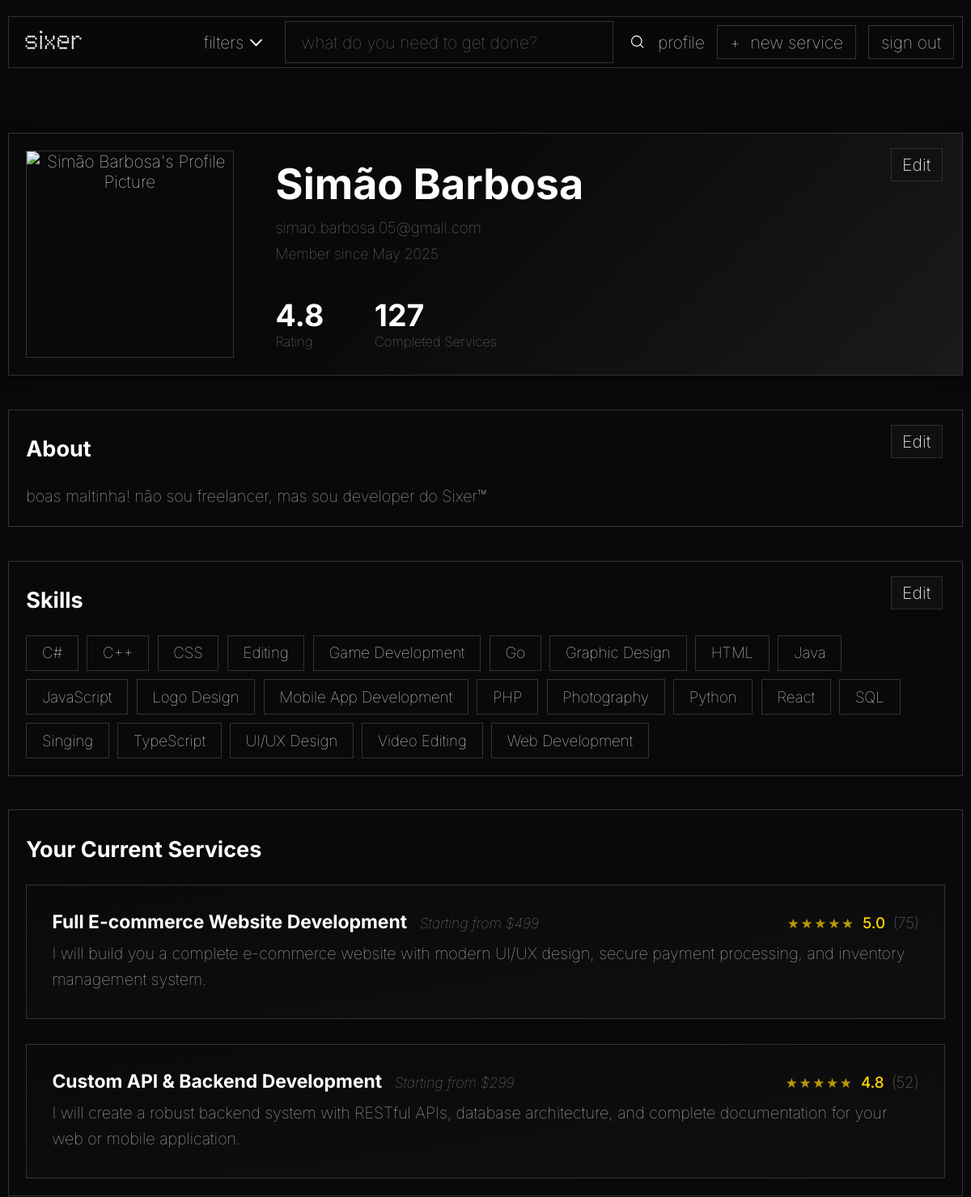
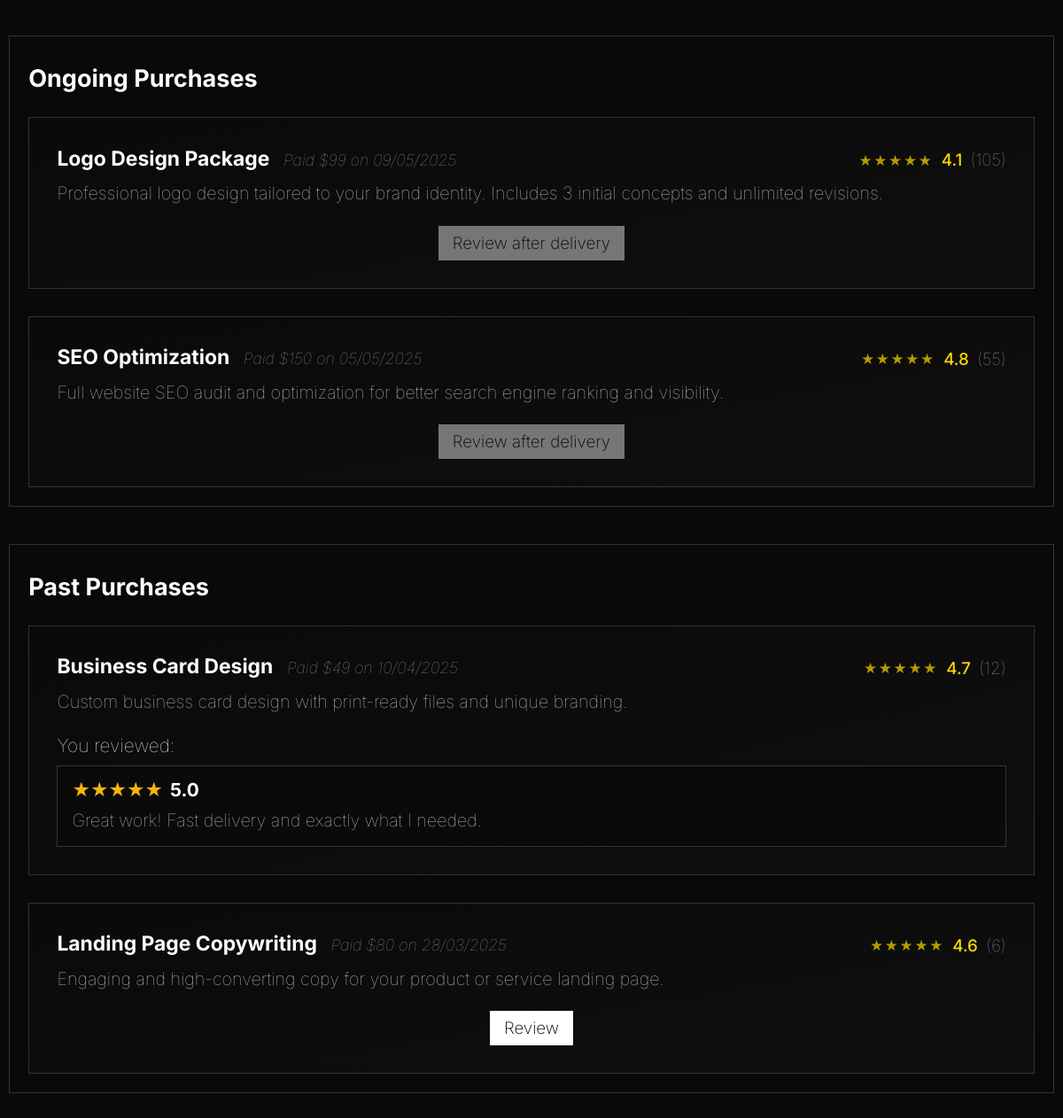
/pages/profile.php (signed in), run on the app's committed database (2 pictures, top to bottom).
### tables this page shows
CREATE TABLE user_registry
(
    user_id INTEGER PRIMARY KEY AUTOINCREMENT,
    password_hash TEXT NOT NULL,
    access_level TEXT DEFAULT "client" NOT NULL,

    user_picture BLOB DEFAULT NULL,

    full_name TEXT,
    email TEXT UNIQUE NOT NULL,
    join_date DATETIME NOT NULL,

    aboutme TEXT DEFAULT NULL
);

### utils/session.php (called while the page is built, shortened)
<?php
class Session {
    private static ?Session $instance = null;
    public static function getInstance(): Session {
        if (self::$instance === null) {
            self::$instance = new Session();
        }
        return self::$instance;
    }
    public function isLoggedIn() {
        return isset($_SESSION["user"]) && $_SESSION["user"] !== null;
    }
    public function getUser() {
        return $_SESSION["user"] ?? null;
    }
}
?>

### pages/profile.php (the view, shortened to what this page needs)
<?php
require_once '../utils/session.php';
require_once '../templates/common.php';
$session = Session::getInstance();
$profile_user_id = isset($_GET['id']) ? intval($_GET['id']) : $session->getUser()['user_id'];
$db = Database::getInstance();
$stmt = $db->prepare('SELECT * FROM user_registry WHERE user_id = ?');
$stmt->execute([$profile_user_id]);
$user_data = $stmt->fetch();
if (!empty($user_data['user_picture'])) {
    $user_picture = '../action/get_profile_picture.php?id=' . $profile_user_id;
} else {
    $user_picture = '../assets/images/default.jpg';
}
$full_name = $user_data['full_name'] ?? '';
$email = $user_data['email'] ?? '';
$join_date = $user_data['join_date'] ?? '';
$is_own_profile = ($session->getUser()['user_id'] === $profile_user_id);
$stmt = $db->prepare('SELECT skill_name FROM user_skills WHERE user_id = ?');
$stmt->execute([$profile_user_id]);
$user_skills = $stmt->fetchAll(PDO::FETCH_COLUMN);
?>
<!DOCTYPE html>
<html lang="en">
  <head>
    <link rel="stylesheet" href="../css/styles.css" />
    <link rel="stylesheet" href="../css/profile.css" />
  </head>
  <body>
    <?php drawHeader(); ?>
    <main>
      <div class="profile-container">
        <div class="profile-header" style="position: relative;">
          <?php if (
            isset(
              $is_own_profile
            ) && $is_own_profile): ?>
            <a href="edit_profile.php" class="edit-profile-btn" title="Edit Profile">Edit</a>
          <?php endif; ?>
          <div class="profile-avatar" style="z-index: 1; position: relative; cursor: pointer;">
            <img id="profile-pic-img" src="<?= htmlspecialchars($user_picture) ?>" alt="<?= htmlspecialchars($full_name) ?>'s Profile Picture" style="object-fit: cover; aspect-ratio: 1/1; width: 100%; height: 100%; border-radius: 0; cursor: pointer;" />
          </div>
          <div class="profile-info">
            <div class="profile-info-top">
              <h1><?= htmlspecialchars($full_name) ?></h1>
              <p class="profile-email"><?= htmlspecialchars($email) ?></p>
              <p class="profile-join-date">Member since <?= $join_date ? date('F Y', strtotime($join_date)) : '' ?></p>
            </div>
            <div class="profile-stats">
              <div class="stat">
                <span class="stat-value">4.8</span>
                <span class="stat-label">Rating</span>
              </div>
              <div class="stat">
                <span class="stat-value">127</span>
                <span class="stat-label">Completed Services</span>
              </div>
            </div>
          </div>
        </div>
        <div class="profile-section about-section" style="position: relative;">
          <h2>About</h2>
          <?php if ($is_own_profile): ?>
            <button id="edit-about-btn" class="edit-profile-btn">Edit</button>
          <?php endif; ?>
          <div id="aboutme-container">
            <p id="aboutme-text" style="margin-bottom:0;">
              <?php
                $aboutme = $user_data['aboutme'] ?? null;
                if (!empty($aboutme) && trim((string)$aboutme) !== '') {
                  echo htmlspecialchars($aboutme);
                } else {
                  echo "User has not added a description yet.";
                }
              ?>
            </p>
          </div>
        </div>
        <div class="profile-section" style="position: relative;">
          <h2>Skills</h2>
          <?php if ($is_own_profile): ?>
            <button id="edit_skills-btn" class="edit-profile-btn" type="button" style="display: <?= empty($user_skills) ? 'none' : 'inline-block' ?>;">
              Edit
            </button>
          <?php endif; ?>
          <div id="skills-container" class="skills-container">
            <span id="skills-text">
              <?php
                if (empty($user_skills)) {
                  echo "No skills have been added yet.";
                } else {
                  echo '<div class="skills-list">';
                  foreach ($user_skills as $skill) {
                    echo '<span class="skill-tag">' . htmlspecialchars($skill) . '</span> ';
                  }
                  echo '</div>';
                }
              ?>
            </span>
          </div>
        </div>
          <div class="profile-section">
            <h2>Your Current Services</h2>
            <div class="recent-work">
              <div class="work-item">
                <div class="work-header">
                  <div class="work-title-group">
                    <h3>Full E-commerce Website Development</h3>
                    <span class="work-date">Starting from $499</span>
                  </div>
                  <div class="work-rating">5.0 <span style="font-weight: 100; color: #999">(75)</span></div>
                </div>
                <p class="work-description">
                  I will build you a complete e-commerce website with modern
                  UI/UX design, secure payment processing, and inventory
                  management system.
                </p>
              </div>
              <div class="work-item">
                <div class="work-header">
                  <div class="work-title-group">
                    <h3>Custom API & Backend Development</h3>
                    <span class="work-date">Starting from $299</span>
                  </div>
                  <div class="work-rating">4.8 <span style="font-weight: 100; color: #999">(52)</span></div>
                </div>
                <p class="work-description">
                  I will create a robust backend system with RESTful APIs,
                  database architecture, and complete documentation for your web
                  or mobile application.
                </p>
              </div>
            </div>
          </div>
          <div class="profile-section">
            <h2>Ongoing Purchases</h2>
            <div class="recent-work">
              <div class="work-item">
                <div class="work-header">
                  <div class="work-title-group">
                    <h3>Logo Design Package</h3>
                    <span class="work-date">Paid $99 on 09/05/2025</span>
                  </div>
                  <div class="work-rating">4.1 <span style="font-weight: 100; color: #999">(105)</span></div>
                </div>
                <p class="work-description">
                  Professional logo design tailored to your brand identity. Includes 3 initial concepts and unlimited revisions.
                </p>
                <button class="review-btn" disabled>Review after delivery</button>
              </div>
              <div class="work-item">
                <div class="work-header">
                  <div class="work-title-group">
                    <h3>SEO Optimization</h3>
                    <span class="work-date">Paid $150 on 05/05/2025</span>
                  </div>
                  <div class="work-rating">4.8 <span style="font-weight: 100; color: #999">(55)</span></div>
                </div>
                <p class="work-description">
                  Full website SEO audit and optimization for better search engine ranking and visibility.
                </p>
                <button class="review-btn" disabled>Review after delivery</button>
              </div>
            </div>
          </div>
          <div class="profile-section">
            <h2>Past Purchases</h2>
            <div class="recent-work">
              <div class="work-item">
                <div class="work-header">
                  <div class="work-title-group">
                    <h3>Business Card Design</h3>
                    <span class="work-date">Paid $49 on 10/04/2025</span>
                  </div>
                  <div class="work-rating">4.7 <span style="font-weight: 100; color: #999">(12)</span></div>
                </div>
                <p class="work-description">
                  Custom business card design with print-ready files and unique branding.
                </p>
                <label class="review-label">You reviewed:</label>
                <div class="review-block">
                  <div style="display: flex; align-items: center; gap: 8px;">
                    <span class="review-stars">★★★★★</span>
                    <span class="review-score">5.0</span>
                  </div>
                  <p class="review-text">Great work! Fast delivery and exactly what I needed.</p>
                </div>
              </div>
              <div class="work-item">
                <div class="work-header">
                  <div class="work-title-group">
                    <h3>Landing Page Copywriting</h3>
                    <span class="work-date">Paid $80 on 28/03/2025</span>
                  </div>
                  <div class="work-rating">4.6 <span style="font-weight: 100; color: #999">(6)</span></div>
                </div>
                <p class="work-description">
                  Engaging and high-converting copy for your product or service landing page.
                </p>
                <button class="review-btn" type="button">Review</button>
              </div>
            </div>
          </div>
        </div>
    </main>
  </body>
</html>

### templates/common.php (shortened to what this page needs)
<?php
require_once __DIR__ . '/../utils/session.php';
function drawHeader() {
  $session = Session::getInstance();
  $loggedIn = $session->isLoggedIn();
  $user = $session->getUser();
?>
<header>
  <div>
    <a href="../index.php">
      <img src="../assets/logo-w.png" id="logo" alt="sixer" />
    </a>
  </div>
  <div class="searchbar">
    <a href="#" id="filters-btn">
      <span class="filters-text">filters</span>
      <img class="icon" src="../assets/icons/dropdown.svg" alt="" />
    </a>
    <form action="search.php" method="get">
      <input
        type="text"
        name="q"
        id="main-search"
        placeholder="what do you need to get done?"
      />
      <button type="submit">
        <img class="icon" src="../assets/icons/search.svg" alt="search" />
      </button>
    </form>
  </div>
  <div class="account">
    <?php if (
      $loggedIn && isset($user['user_id'])
    ): ?>
      <a href="profile.php?id=<?= urlencode($user['user_id']) ?>">profile</a>
      <a href="create_service.php" class="simple-button">
        <span class="new-service-plus">+</span>
        <span class="new-service-text"> new service</span>
      </a>
      <a href="../action/logout.php" class="simple-button">sign out</a>
    <?php else: ?>
      <a href="signup.php">sign-up</a>
      <a href="login.php" class="simple-button">login</a>
    <?php endif; ?>
  </div>
</header>
<?php } ?>

### css/styles.css (style rules this page uses)
html, body { margin: 0; padding: 0; height: 100%; box-sizing: border-box; overflow-y: auto; }
*, *::before, *::after { box-sizing: inherit; }
body { font-family: "Inter", Courier, monospace; font-weight: 100; font-size: 1.3em; background-color: #09090b; color: #ffffff; position: relative; min-height: 100vh; overflow-x: hidden; }
body > header { display: flex; justify-content: space-between; align-items: center; padding: 5px; margin: 20px 10px; border: 1px solid #333333; flex-wrap: wrap; gap: 10px; position: relative; overflow: hidden; transition: border-color 0.3s ease, box-shadow 0.3s ease; background: rgba(9, 9, 11, 0.7); backdrop-filter: blur(10px); -webkit-backdrop-filter: blur(10px); }
body > header::before { content: ""; position: absolute; top: 0; left: 0; width: 200%; height: 100%; background: linear-gradient(90deg,transparent,rgba(255,255,255,0.02),rgba(255,255,255,0.05),rgba(255,255,255,0.02),transparent,transparent,rgba(255,255,255,0.02),rgba(255,255,255,0.05),rgba(255,255,255,0.02),transparent); background-size: 200% 100%; opacity: 0; transition: opacity 0.3s ease; z-index: 1; }
#logo, .searchbar, .account { position: relative; z-index: 2; }
#logo { width: 100px; padding: 0px 10px; }
header a { text-decoration: none; color: #ffffff; }
.searchbar { display: flex; align-items: center; gap: 20px; flex: 1; min-width: 200px; max-width: 550px; }
.searchbar > a { display: flex; justify-content: center; align-items: center; }
.searchbar form { display: flex; align-items: center; gap: 20px; flex: 1; }
.searchbar form input { width: 100%; height: 2.5em; padding-left: 12px; border-radius: 0px; background-color: #09090b; border: 1px solid #333333; color: #ffffff; font-family: "Inter", Courier, monospace; font-weight: 100; font-size: 1em; }
.searchbar form input::placeholder { padding-left: 7px; }
.searchbar form button { background: none; border: none; padding: 0; cursor: pointer; display: flex; align-items: center; justify-content: center; }
.searchbar .icon { filter: brightness(0) invert(1); }
.account { display: flex; align-items: center; gap: 15px; padding: 5px; }
.new-service-text { margin-left: 0.6em; }
.simple-button { height: 2em; display: flex; align-items: center; justify-content: center; padding: 0px 15px; border-radius: 0px; background-color: #09090b; border: 1px solid #333333; color: #ffffff; font-family: "Inter", Courier, monospace; font-weight: 100; font-size: 1em; cursor: pointer; }
.icon { width: 1.5em; height: 1.5em; }
main { text-align: center; margin-top: 10vh; }
main h1 { font-size: 3em; font-weight: bold; margin: 5px; }
main p { margin: 0; font-size: 2em; }

### data on the page
user_registry: full_name "Simão Barbosa", email "simao.barbosa.05@gmail.com", join_date "May 2025", aboutme "boas maltinha! não sou freelancer, mas sou developer do Sixer™"

### other printed values
$skill "C#"
$skill "C++"
$skill "CSS"
$skill "Editing"
$skill "Game Development"
$skill "Go"
$skill "Graphic Design"
$skill "HTML"
$skill "Java"
$skill "JavaScript"
$skill "Logo Design"
$skill "Mobile App Development"
$skill "PHP"
$skill "Photography"
$skill "Python"
